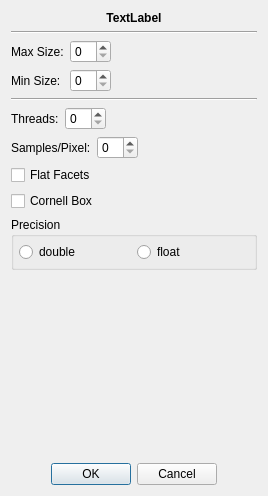
<?xml version="1.0" encoding="UTF-8"?>
<ui version="4.0">
 <class>PainterNdParametersDialog</class>
 <widget class="QDialog" name="PainterNdParametersDialog">
  <property name="geometry">
   <rect>
    <x>0</x>
    <y>0</y>
    <width>268</width>
    <height>496</height>
   </rect>
  </property>
  <property name="windowTitle">
   <string>Dialog</string>
  </property>
  <layout class="QVBoxLayout" name="verticalLayout">
   <item>
    <widget class="QLabel" name="label_space">
     <property name="font">
      <font>
       <weight>75</weight>
       <bold>true</bold>
      </font>
     </property>
     <property name="text">
      <string>TextLabel</string>
     </property>
     <property name="alignment">
      <set>Qt::AlignCenter</set>
     </property>
    </widget>
   </item>
   <item>
    <widget class="Line" name="line_3">
     <property name="orientation">
      <enum>Qt::Horizontal</enum>
     </property>
    </widget>
   </item>
   <item>
    <layout class="QHBoxLayout" name="horizontalLayout_2">
     <item>
      <layout class="QFormLayout" name="formLayout">
       <item row="0" column="0">
        <widget class="QLabel" name="label_2">
         <property name="text">
          <string>Max Size:</string>
         </property>
        </widget>
       </item>
       <item row="0" column="1">
        <widget class="QSpinBox" name="spinBox_max_size"/>
       </item>
       <item row="1" column="0">
        <widget class="QLabel" name="label_3">
         <property name="text">
          <string>Min Size:</string>
         </property>
        </widget>
       </item>
       <item row="1" column="1">
        <widget class="QSpinBox" name="spinBox_min_size"/>
       </item>
      </layout>
     </item>
     <item>
      <spacer name="horizontalSpacer_2">
       <property name="orientation">
        <enum>Qt::Horizontal</enum>
       </property>
       <property name="sizeHint" stdset="0">
        <size>
         <width>40</width>
         <height>20</height>
        </size>
       </property>
      </spacer>
     </item>
    </layout>
   </item>
   <item>
    <widget class="Line" name="line_2">
     <property name="orientation">
      <enum>Qt::Horizontal</enum>
     </property>
    </widget>
   </item>
   <item>
    <layout class="QHBoxLayout" name="horizontalLayout">
     <item>
      <widget class="QLabel" name="label">
       <property name="text">
        <string>Threads:</string>
       </property>
      </widget>
     </item>
     <item>
      <widget class="QSpinBox" name="spinBox_threads"/>
     </item>
     <item>
      <spacer name="horizontalSpacer">
       <property name="orientation">
        <enum>Qt::Horizontal</enum>
       </property>
       <property name="sizeHint" stdset="0">
        <size>
         <width>40</width>
         <height>20</height>
        </size>
       </property>
      </spacer>
     </item>
    </layout>
   </item>
   <item>
    <layout class="QHBoxLayout" name="horizontalLayout_4">
     <item>
      <widget class="QLabel" name="label_4">
       <property name="text">
        <string>Samples/Pixel:</string>
       </property>
      </widget>
     </item>
     <item>
      <widget class="QSpinBox" name="spinBox_samples_per_pixel"/>
     </item>
     <item>
      <spacer name="horizontalSpacer_4">
       <property name="orientation">
        <enum>Qt::Horizontal</enum>
       </property>
       <property name="sizeHint" stdset="0">
        <size>
         <width>40</width>
         <height>20</height>
        </size>
       </property>
      </spacer>
     </item>
    </layout>
   </item>
   <item>
    <widget class="QCheckBox" name="checkBox_flat_facets">
     <property name="text">
      <string>Flat Facets</string>
     </property>
    </widget>
   </item>
   <item>
    <widget class="QCheckBox" name="checkBox_cornell_box">
     <property name="text">
      <string>Cornell Box</string>
     </property>
    </widget>
   </item>
   <item>
    <widget class="QGroupBox" name="groupBox_precision">
     <property name="title">
      <string>Precision</string>
     </property>
     <layout class="QHBoxLayout" name="horizontalLayout_5">
      <property name="leftMargin">
       <number>5</number>
      </property>
      <property name="topMargin">
       <number>5</number>
      </property>
      <property name="rightMargin">
       <number>5</number>
      </property>
      <property name="bottomMargin">
       <number>5</number>
      </property>
      <item>
       <widget class="QRadioButton" name="radioButton_double">
        <property name="text">
         <string>double</string>
        </property>
       </widget>
      </item>
      <item>
       <widget class="QRadioButton" name="radioButton_float">
        <property name="text">
         <string>float</string>
        </property>
       </widget>
      </item>
     </layout>
    </widget>
   </item>
   <item>
    <spacer name="verticalSpacer">
     <property name="orientation">
      <enum>Qt::Vertical</enum>
     </property>
     <property name="sizeHint" stdset="0">
      <size>
       <width>20</width>
       <height>40</height>
      </size>
     </property>
    </spacer>
   </item>
   <item>
    <widget class="QDialogButtonBox" name="buttonBox">
     <property name="orientation">
      <enum>Qt::Horizontal</enum>
     </property>
     <property name="standardButtons">
      <set>QDialogButtonBox::Cancel|QDialogButtonBox::Ok</set>
     </property>
     <property name="centerButtons">
      <bool>true</bool>
     </property>
    </widget>
   </item>
  </layout>
 </widget>
 <resources/>
 <connections>
  <connection>
   <sender>buttonBox</sender>
   <signal>accepted()</signal>
   <receiver>PainterNdParametersDialog</receiver>
   <slot>accept()</slot>
   <hints>
    <hint type="sourcelabel">
     <x>248</x>
     <y>254</y>
    </hint>
    <hint type="destinationlabel">
     <x>157</x>
     <y>274</y>
    </hint>
   </hints>
  </connection>
  <connection>
   <sender>buttonBox</sender>
   <signal>rejected()</signal>
   <receiver>PainterNdParametersDialog</receiver>
   <slot>reject()</slot>
   <hints>
    <hint type="sourcelabel">
     <x>316</x>
     <y>260</y>
    </hint>
    <hint type="destinationlabel">
     <x>286</x>
     <y>274</y>
    </hint>
   </hints>
  </connection>
 </connections>
</ui>
